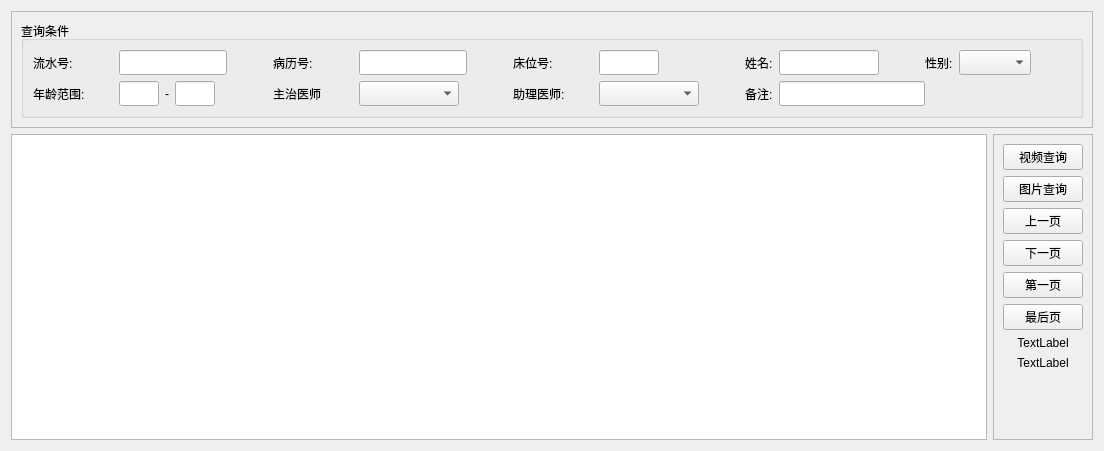
     <widget class="QWidget" name="page2">
      <layout class="QVBoxLayout" name="verticalLayout_6">
       <item>
        <layout class="QVBoxLayout" name="verticalLayout_3">
         <property name="sizeConstraint">
          <enum>QLayout::SetDefaultConstraint</enum>
         </property>
         <item>
          <widget class="QFrame" name="frame">
           <property name="sizePolicy">
            <sizepolicy hsizetype="Preferred" vsizetype="Fixed">
             <horstretch>0</horstretch>
             <verstretch>0</verstretch>
            </sizepolicy>
           </property>
           <property name="minimumSize">
            <size>
             <width>0</width>
             <height>100</height>
            </size>
           </property>
           <property name="frameShape">
            <enum>QFrame::StyledPanel</enum>
           </property>
           <property name="frameShadow">
            <enum>QFrame::Raised</enum>
           </property>
           <layout class="QHBoxLayout" name="horizontalLayout_27">
            <item>
             <widget class="QGroupBox" name="groupBox">
              <property name="sizePolicy">
               <sizepolicy hsizetype="Preferred" vsizetype="Fixed">
                <horstretch>0</horstretch>
                <verstretch>0</verstretch>
               </sizepolicy>
              </property>
              <property name="title">
               <string>查询条件</string>
              </property>
              <layout class="QGridLayout" name="gridLayout_3">
               <item row="0" column="0">
                <layout class="QGridLayout" name="gridLayout_2">
                 <item row="0" column="2">
                  <layout class="QHBoxLayout" name="horizontalLayout_5">
                   <item>
                    <widget class="QLabel" name="label_12">
                     <property name="minimumSize">
                      <size>
                       <width>80</width>
                       <height>0</height>
                      </size>
                     </property>
                     <property name="maximumSize">
                      <size>
                       <width>60</width>
                       <height>16777215</height>
                      </size>
                     </property>
                     <property name="text">
                      <string>床位号:</string>
                     </property>
                    </widget>
                   </item>
                   <item>
                    <widget class="QLineEdit" name="selectBunk">
                     <property name="minimumSize">
                      <size>
                       <width>60</width>
                       <height>25</height>
                      </size>
                     </property>
                     <property name="maximumSize">
                      <size>
                       <width>0</width>
                       <height>25</height>
                      </size>
                     </property>
                    </widget>
                   </item>
                   <item>
                    <spacer name="horizontalSpacer_20">
                     <property name="orientation">
                      <enum>Qt::Horizontal</enum>
                     </property>
                     <property name="sizeHint" stdset="0">
                      <size>
                       <width>40</width>
                       <height>20</height>
                      </size>
                     </property>
                    </spacer>
                   </item>
                  </layout>
                 </item>
                 <item row="0" column="4">
                  <layout class="QHBoxLayout" name="horizontalLayout_7"/>
                 </item>
                 <item row="1" column="0">
                  <layout class="QHBoxLayout" name="horizontalLayout_8">
                   <item>
                    <widget class="QLabel" name="label_15">
                     <property name="minimumSize">
                      <size>
                       <width>80</width>
                       <height>0</height>
                      </size>
                     </property>
                     <property name="maximumSize">
                      <size>
                       <width>60</width>
                       <height>16777215</height>
                      </size>
                     </property>
                     <property name="text">
                      <string>年龄范围:</string>
                     </property>
                    </widget>
                   </item>
                   <item>
                    <widget class="QLineEdit" name="selectAgeMin">
                     <property name="sizePolicy">
                      <sizepolicy hsizetype="Preferred" vsizetype="Fixed">
                       <horstretch>0</horstretch>
                       <verstretch>0</verstretch>
                      </sizepolicy>
                     </property>
                     <property name="minimumSize">
                      <size>
                       <width>0</width>
                       <height>25</height>
                      </size>
                     </property>
                     <property name="maximumSize">
                      <size>
                       <width>40</width>
                       <height>25</height>
                      </size>
                     </property>
                    </widget>
                   </item>
                   <item>
                    <widget class="QLabel" name="label_16">
                     <property name="maximumSize">
                      <size>
                       <width>10</width>
                       <height>16777215</height>
                      </size>
                     </property>
                     <property name="text">
                      <string>-</string>
                     </property>
                    </widget>
                   </item>
                   <item>
                    <widget class="QLineEdit" name="selectAgeMax">
                     <property name="maximumSize">
                      <size>
                       <width>40</width>
                       <height>25</height>
                      </size>
                     </property>
                    </widget>
                   </item>
                   <item>
                    <spacer name="horizontalSpacer_14">
                     <property name="orientation">
                      <enum>Qt::Horizontal</enum>
                     </property>
                     <property name="sizeHint" stdset="0">
                      <size>
                       <width>40</width>
                       <height>20</height>
                      </size>
                     </property>
                    </spacer>
                   </item>
                  </layout>
                 </item>
                 <item row="0" column="0">
                  <layout class="QHBoxLayout" name="horizontalLayout_3">
                   <item>
                    <widget class="QLabel" name="label_10">
                     <property name="minimumSize">
                      <size>
                       <width>80</width>
                       <height>0</height>
                      </size>
                     </property>
                     <property name="maximumSize">
                      <size>
                       <width>60</width>
                       <height>16777215</height>
                      </size>
                     </property>
                     <property name="text">
                      <string>流水号:</string>
                     </property>
                    </widget>
                   </item>
                   <item>
                    <widget class="QLineEdit" name="selectSerial">
                     <property name="sizePolicy">
                      <sizepolicy hsizetype="Expanding" vsizetype="Fixed">
                       <horstretch>0</horstretch>
                       <verstretch>0</verstretch>
                      </sizepolicy>
                     </property>
                     <property name="minimumSize">
                      <size>
                       <width>0</width>
                       <height>25</height>
                      </size>
                     </property>
                     <property name="maximumSize">
                      <size>
                       <width>200</width>
                       <height>25</height>
                      </size>
                     </property>
                    </widget>
                   </item>
                   <item>
                    <spacer name="horizontalSpacer_18">
                     <property name="orientation">
                      <enum>Qt::Horizontal</enum>
                     </property>
                     <property name="sizeHint" stdset="0">
                      <size>
                       <width>40</width>
                       <height>20</height>
                      </size>
                     </property>
                    </spacer>
                   </item>
                  </layout>
                 </item>
                 <item row="0" column="3">
                  <layout class="QHBoxLayout" name="horizontalLayout_6">
                   <item>
                    <widget class="QLabel" name="label_13">
                     <property name="maximumSize">
                      <size>
                       <width>50</width>
                       <height>16777215</height>
                      </size>
                     </property>
                     <property name="text">
                      <string>姓名:</string>
                     </property>
                    </widget>
                   </item>
                   <item>
                    <widget class="QLineEdit" name="selectName">
                     <property name="minimumSize">
                      <size>
                       <width>0</width>
                       <height>25</height>
                      </size>
                     </property>
                     <property name="maximumSize">
                      <size>
                       <width>100</width>
                       <height>16777215</height>
                      </size>
                     </property>
                    </widget>
                   </item>
                   <item>
                    <spacer name="horizontalSpacer_17">
                     <property name="orientation">
                      <enum>Qt::Horizontal</enum>
                     </property>
                     <property name="sizeHint" stdset="0">
                      <size>
                       <width>40</width>
                       <height>20</height>
                      </size>
                     </property>
                    </spacer>
                   </item>
                   <item>
                    <widget class="QLabel" name="label_14">
                     <property name="text">
                      <string>性别:</string>
                     </property>
                    </widget>
                   </item>
                   <item>
                    <widget class="QComboBox" name="cbGender_2">
                     <property name="minimumSize">
                      <size>
                       <width>60</width>
                       <height>25</height>
                      </size>
                     </property>
                    </widget>
                   </item>
                   <item>
                    <spacer name="horizontalSpacer_24">
                     <property name="orientation">
                      <enum>Qt::Horizontal</enum>
                     </property>
                     <property name="sizeHint" stdset="0">
                      <size>
                       <width>40</width>
                       <height>20</height>
                      </size>
                     </property>
                    </spacer>
                   </item>
                  </layout>
                 </item>
                 <item row="0" column="1">
                  <layout class="QHBoxLayout" name="horizontalLayout_4">
                   <item>
                    <widget class="QLabel" name="label_11">
                     <property name="minimumSize">
                      <size>
                       <width>80</width>
                       <height>0</height>
                      </size>
                     </property>
                     <property name="maximumSize">
                      <size>
                       <width>60</width>
                       <height>16777215</height>
                      </size>
                     </property>
                     <property name="text">
                      <string>病历号:</string>
                     </property>
                    </widget>
                   </item>
                   <item>
                    <widget class="QLineEdit" name="selectChart">
                     <property name="minimumSize">
                      <size>
                       <width>0</width>
                       <height>25</height>
                      </size>
                     </property>
                     <property name="maximumSize">
                      <size>
                       <width>200</width>
                       <height>25</height>
                      </size>
                     </property>
                    </widget>
                   </item>
                   <item>
                    <spacer name="horizontalSpacer_19">
                     <property name="orientation">
                      <enum>Qt::Horizontal</enum>
                     </property>
                     <property name="sizeHint" stdset="0">
                      <size>
                       <width>40</width>
                       <height>20</height>
                      </size>
                     </property>
                    </spacer>
                   </item>
                  </layout>
                 </item>
                 <item row="1" column="1">
                  <layout class="QHBoxLayout" name="horizontalLayout_9">
                   <property name="spacing">
                    <number>6</number>
                   </property>
                   <item>
                    <widget class="QLabel" name="label_17">
                     <property name="minimumSize">
                      <size>
                       <width>80</width>
                       <height>0</height>
                      </size>
                     </property>
                     <property name="maximumSize">
                      <size>
                       <width>80</width>
                       <height>16777215</height>
                      </size>
                     </property>
                     <property name="text">
                      <string>主治医师</string>
                     </property>
                    </widget>
                   </item>
                   <item>
                    <widget class="QComboBox" name="comAttend_2">
                     <property name="sizePolicy">
                      <sizepolicy hsizetype="Maximum" vsizetype="Fixed">
                       <horstretch>0</horstretch>
                       <verstretch>0</verstretch>
                      </sizepolicy>
                     </property>
                     <property name="minimumSize">
                      <size>
                       <width>100</width>
                       <height>25</height>
                      </size>
                     </property>
                     <property name="maximumSize">
                      <size>
                       <width>16777215</width>
                       <height>16777215</height>
                      </size>
                     </property>
                     <property name="layoutDirection">
                      <enum>Qt::LeftToRight</enum>
                     </property>
                    </widget>
                   </item>
                   <item>
                    <spacer name="horizontalSpacer_15">
                     <property name="orientation">
                      <enum>Qt::Horizontal</enum>
                     </property>
                     <property name="sizeHint" stdset="0">
                      <size>
                       <width>40</width>
                       <height>20</height>
                      </size>
                     </property>
                    </spacer>
                   </item>
                  </layout>
                 </item>
                 <item row="1" column="3">
                  <layout class="QHBoxLayout" name="horizontalLayout_11">
                   <item>
                    <widget class="QLabel" name="label_19">
                     <property name="text">
                      <string>备注:</string>
                     </property>
                    </widget>
                   </item>
                   <item>
                    <widget class="QLineEdit" name="selectRemark">
                     <property name="minimumSize">
                      <size>
                       <width>0</width>
                       <height>25</height>
                      </size>
                     </property>
                    </widget>
                   </item>
                   <item>
                    <spacer name="horizontalSpacer_21">
                     <property name="orientation">
                      <enum>Qt::Horizontal</enum>
                     </property>
                     <property name="sizeHint" stdset="0">
                      <size>
                       <width>40</width>
                       <height>20</height>
                      </size>
                     </property>
                    </spacer>
                   </item>
                  </layout>
                 </item>
                 <item row="1" column="2">
                  <layout class="QHBoxLayout" name="horizontalLayout_10">
                   <item>
                    <widget class="QLabel" name="label_18">
                     <property name="sizePolicy">
                      <sizepolicy hsizetype="Maximum" vsizetype="Preferred">
                       <horstretch>0</horstretch>
                       <verstretch>0</verstretch>
                      </sizepolicy>
                     </property>
                     <property name="minimumSize">
                      <size>
                       <width>80</width>
                       <height>0</height>
                      </size>
                     </property>
                     <property name="maximumSize">
                      <size>
                       <width>60</width>
                       <height>16777215</height>
                      </size>
                     </property>
                     <property name="text">
                      <string>助理医师:</string>
                     </property>
                    </widget>
                   </item>
                   <item>
                    <widget class="QComboBox" name="comAssistant_2">
                     <property name="sizePolicy">
                      <sizepolicy hsizetype="Maximum" vsizetype="Fixed">
                       <horstretch>0</horstretch>
                       <verstretch>0</verstretch>
                      </sizepolicy>
                     </property>
                     <property name="minimumSize">
                      <size>
                       <width>100</width>
                       <height>25</height>
                      </size>
                     </property>
                     <property name="layoutDirection">
                      <enum>Qt::LeftToRight</enum>
                     </property>
                    </widget>
                   </item>
                   <item>
                    <spacer name="horizontalSpacer_16">
                     <property name="orientation">
                      <enum>Qt::Horizontal</enum>
                     </property>
                     <property name="sizeHint" stdset="0">
                      <size>
                       <width>40</width>
                       <height>20</height>
                      </size>
                     </property>
                    </spacer>
                   </item>
                  </layout>
                 </item>
                </layout>
               </item>
              </layout>
             </widget>
            </item>
           </layout>
          </widget>
         </item>
         <item>
          <layout class="QHBoxLayout" name="horizontalLayout_12">
           <item>
            <widget class="QTableView" name="tableView">
             <property name="sizePolicy">
              <sizepolicy hsizetype="Expanding" vsizetype="Preferred">
               <horstretch>0</horstretch>
               <verstretch>0</verstretch>
              </sizepolicy>
             </property>
            </widget>
           </item>
           <item>
            <widget class="QFrame" name="frame_2">
             <property name="sizePolicy">
              <sizepolicy hsizetype="Preferred" vsizetype="Preferred">
               <horstretch>0</horstretch>
               <verstretch>0</verstretch>
              </sizepolicy>
             </property>
             <property name="minimumSize">
              <size>
               <width>99</width>
               <height>0</height>
              </size>
             </property>
             <property name="frameShape">
              <enum>QFrame::StyledPanel</enum>
             </property>
             <property name="frameShadow">
              <enum>QFrame::Raised</enum>
             </property>
             <layout class="QVBoxLayout" name="verticalLayout_7">
              <item>
               <layout class="QVBoxLayout" name="verticalLayout_2">
                <item>
                 <widget class="QPushButton" name="btnSelectVideo">
                  <property name="minimumSize">
                   <size>
                    <width>0</width>
                    <height>25</height>
                   </size>
                  </property>
                  <property name="text">
                   <string>视频查询</string>
                  </property>
                 </widget>
                </item>
                <item>
                 <widget class="QPushButton" name="btnSelectImg">
                  <property name="minimumSize">
                   <size>
                    <width>0</width>
                    <height>25</height>
                   </size>
                  </property>
                  <property name="text">
                   <string>图片查询</string>
                  </property>
                 </widget>
                </item>
                <item>
                 <widget class="QPushButton" name="btnPrevious">
                  <property name="text">
                   <string>上一页</string>
                  </property>
                 </widget>
                </item>
                <item>
                 <widget class="QPushButton" name="btnNext">
                  <property name="text">
                   <string>下一页</string>
                  </property>
                 </widget>
                </item>
                <item>
                 <widget class="QPushButton" name="btnFirst">
                  <property name="text">
                   <string>第一页</string>
                  </property>
                 </widget>
                </item>
                <item>
                 <widget class="QPushButton" name="btnLast">
                  <property name="text">
                   <string>最后页</string>
                  </property>
                 </widget>
                </item>
                <item>
                 <widget class="QLabel" name="labTotal">
                  <property name="text">
                   <string>TextLabel</string>
                  </property>
                  <property name="alignment">
                   <set>Qt::AlignCenter</set>
                  </property>
                 </widget>
                </item>
                <item>
                 <widget class="QLabel" name="labTotalPage">
                  <property name="text">
                   <string>TextLabel</string>
                  </property>
                  <property name="alignment">
                   <set>Qt::AlignCenter</set>
                  </property>
                 </widget>
                </item>
                <item>
                 <widget class="QLabel" name="labNowPage">
                  <property name="text">
                   <string/>
                  </property>
                  <property name="alignment">
                   <set>Qt::AlignCenter</set>
                  </property>
                 </widget>
                </item>
                <item>
                 <spacer name="verticalSpacer_2">
                  <property name="orientation">
                   <enum>Qt::Vertical</enum>
                  </property>
                  <property name="sizeHint" stdset="0">
                   <size>
                    <width>20</width>
                    <height>40</height>
                   </size>
                  </property>
                 </spacer>
                </item>
               </layout>
              </item>
             </layout>
            </widget>
           </item>
          </layout>
         </item>
        </layout>
       </item>
      </layout>
     </widget>
